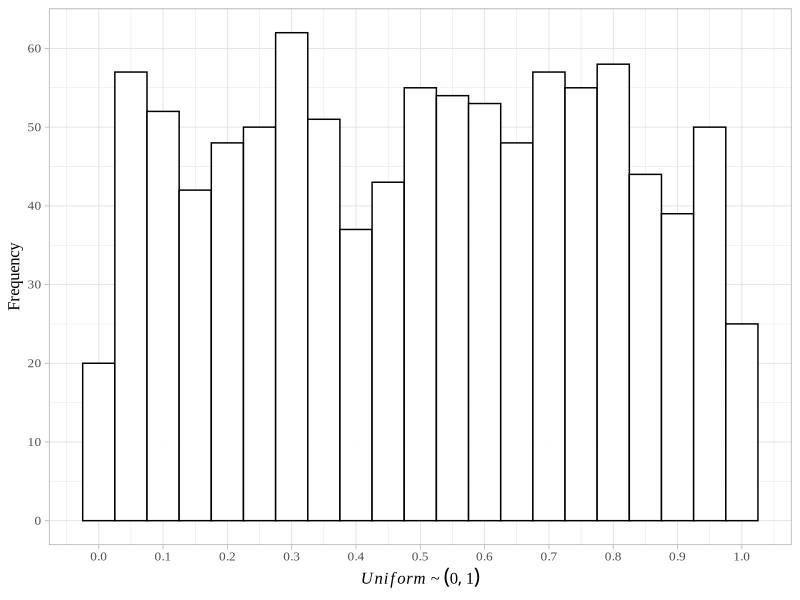
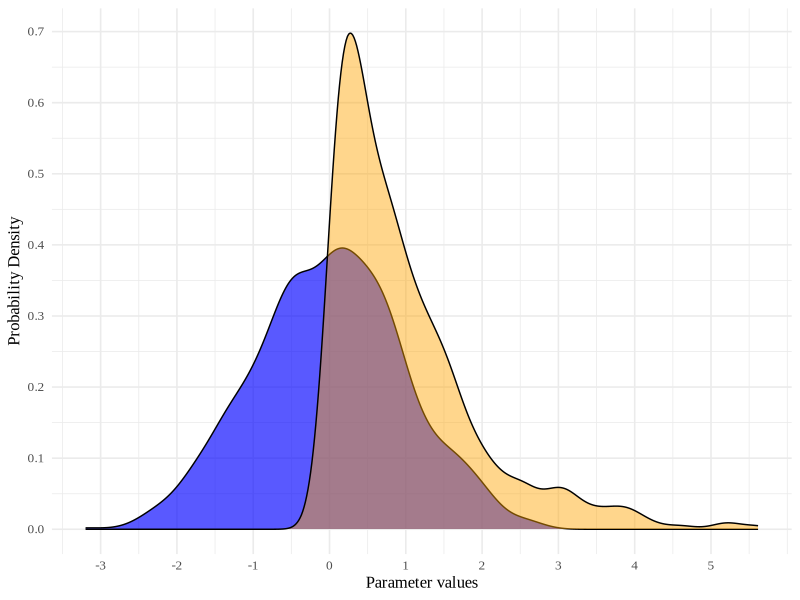

Write R code to recreate these figures, in order.
library(tidyverse)

# ================================================================================================
# Inverse Transform Sampling ----------------------------------------------
# ================================================================================================
# The following code is used to generate figures that illustrate the inverse transform method:

## Random samples drawn from uniform distribution, i.e. \theta ~ dunif(0, 1)
# Set seed for replication purposes:
set.seed(1000)
x <- runif(n = 1000)

# Plot a histogram of the random draws.
ggplot() + 
 geom_histogram(aes(x), binwidth = 0.05, colour = "black", fill = "white", alpha = 0.95) + 
 ylab(label = "Frequency") +
 xlab(label = expression(paste(italic(Uniform), " ~ " (0, 1)))) +
 scale_y_continuous(breaks = c(0, 10, 20, 30, 40, 50, 60, 70, 80, 90, 100)) +
 scale_x_continuous(breaks = c(0, 0.1, 0.2, 0.3, 0.4, 0.5, 0.6, 0.7, 0.8, 0.9, 1)) +
 theme_light(base_family = "Times New Roman", base_size = 12)

# Transform samples into a exponential distribution:
inv_cdf_dexp <- qexp(x)
# Transform samples into a normal distribution:
inv_cdf_norm <- qnorm(p = x)

# Plot of both exponential and normal distribution:
ggplot() + 
 geom_density(aes(x = inv_cdf_norm), fill = "blue", alpha = .65) +
 geom_density(aes(x = inv_cdf_dexp), fill = "orange", alpha = .45) + 
 scale_y_continuous(breaks = c(0, 0.1, 0.2, 0.3, 0.4, 0.5, 0.6, 0.7, 0.8, 0.9, 1)) +
 scale_x_continuous(breaks = c(-3, -2, -1, 0, 1, 2, 3, 4, 5)) + 
 ylab(label = "Probability Density") +
 xlab(label = "Parameter values") +
 theme_minimal(base_family = "Times New Roman", base_size = 12)
